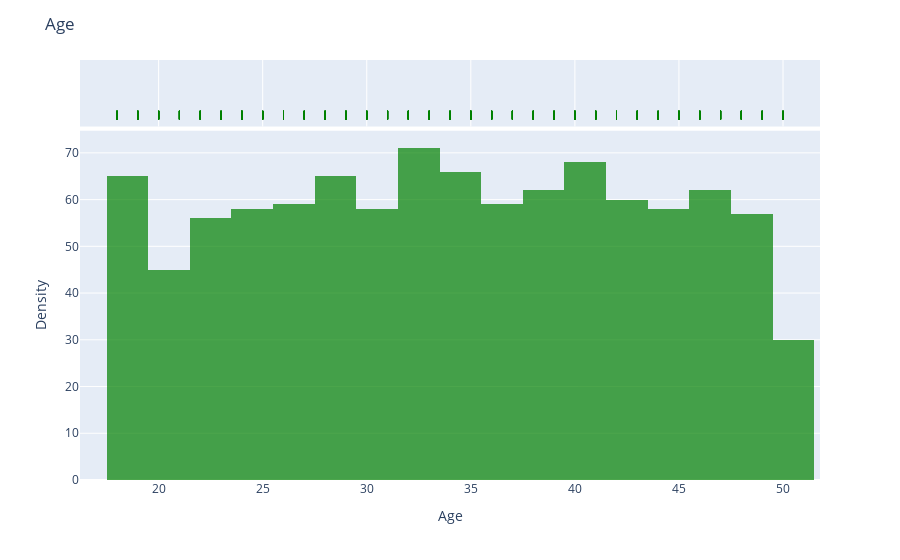

Source (notebook cell):
### Markdown cell above
#

### Code cell
fig = px.histogram(data_eda, x=numerical_feature, marginal="rug", nbins=30, opacity=0.7, color_discrete_sequence=['green'])

fig.update_layout(
    title=f"{numerical_feature}",
    xaxis_title=numerical_feature,
    yaxis_title="Density"
)

fig.show()

### Figure 1 — Plotly figure (JSON) as saved in the notebook; plotly's stock layout.template omitted (floating-point values rounded to 4 significant figures; data arrays with more than 128 entries replaced by an {"elided": "..."} marker saying what was removed)
{"data": [{"alignmentgroup": "True", "bingroup": "x", "hovertemplate": "Age=%{x}<br>count=%{y}<extra></extra>", "legendgroup": "", "marker": {"color": "green", "opacity": 0.7, "pattern": {"shape": ""}}, "name": "", "nbinsx": 30, "offsetgroup": "", "orientation": "v", "showlegend": false, "type": "histogram", "x": {"elided": "999 int values"}, "xaxis": "x", "yaxis": "y"}, {"alignmentgroup": "True", "boxpoints": "all", "fillcolor": "rgba(255,255,255,0)", "hoveron": "points", "hovertemplate": "Age=%{x}<extra></extra>", "jitter": 0, "legendgroup": "", "line": {"color": "rgba(255,255,255,0)"}, "marker": {"color": "green", "symbol": "line-ns-open"}, "name": "", "offsetgroup": "", "showlegend": false, "type": "box", "x": {"elided": "999 int values"}, "xaxis": "x2", "yaxis": "y2"}], "layout": {"barmode": "relative", "legend": {"tracegroupgap": 0}, "margin": {"t": 60}, "title": {"text": "Age"}, "xaxis": {"anchor": "y", "domain": [0, 1], "title": {"text": "Age"}}, "xaxis2": {"anchor": "y2", "domain": [0, 1], "matches": "x", "showgrid": true, "showticklabels": false}, "yaxis": {"anchor": "x", "domain": [0, 0.8316], "title": {"text": "Density"}}, "yaxis2": {"anchor": "x2", "domain": [0.8416, 1], "matches": "y2", "showgrid": false, "showline": false, "showticklabels": false, "ticks": ""}}}
